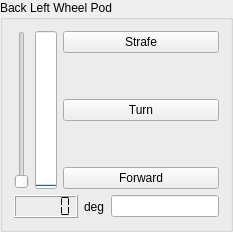
          <widget class="QGroupBox" name="groupBox_14">
           <property name="sizePolicy">
            <sizepolicy hsizetype="Preferred" vsizetype="Preferred">
             <horstretch>1</horstretch>
             <verstretch>1</verstretch>
            </sizepolicy>
           </property>
           <property name="focusPolicy">
            <enum>Qt::NoFocus</enum>
           </property>
           <property name="title">
            <string>Back Left Wheel Pod</string>
           </property>
           <layout class="QVBoxLayout" name="verticalLayout_41">
            <item>
             <layout class="QHBoxLayout" name="horizontalLayout_32">
              <item>
               <widget class="QSlider" name="slider_BackLeftWheelPod">
                <property name="focusPolicy">
                 <enum>Qt::NoFocus</enum>
                </property>
                <property name="minimum">
                 <number>0</number>
                </property>
                <property name="maximum">
                 <number>90</number>
                </property>
                <property name="value">
                 <number>0</number>
                </property>
                <property name="orientation">
                 <enum>Qt::Vertical</enum>
                </property>
               </widget>
              </item>
              <item>
               <widget class="QProgressBar" name="progressBar_BackLeftWheelPod">
                <property name="focusPolicy">
                 <enum>Qt::NoFocus</enum>
                </property>
                <property name="layoutDirection">
                 <enum>Qt::LeftToRight</enum>
                </property>
                <property name="maximum">
                 <number>90</number>
                </property>
                <property name="value">
                 <number>0</number>
                </property>
                <property name="textVisible">
                 <bool>true</bool>
                </property>
                <property name="orientation">
                 <enum>Qt::Vertical</enum>
                </property>
                <property name="textDirection">
                 <enum>QProgressBar::TopToBottom</enum>
                </property>
               </widget>
              </item>
              <item>
               <layout class="QVBoxLayout" name="verticalLayout_42">
                <item>
                 <widget class="QPushButton" name="pushButton_BackLeftWheelPodStrafe">
                  <property name="focusPolicy">
                   <enum>Qt::NoFocus</enum>
                  </property>
                  <property name="text">
                   <string>Strafe</string>
                  </property>
                 </widget>
                </item>
                <item>
                 <spacer name="verticalSpacer_28">
                  <property name="focusPolicy">
                   <enum>Qt::NoFocus</enum>
                  </property>
                  <property name="orientation">
                   <enum>Qt::Vertical</enum>
                  </property>
                  <property name="sizeHint" stdset="0">
                   <size>
                    <width>20</width>
                    <height>40</height>
                   </size>
                  </property>
                 </spacer>
                </item>
                <item>
                 <widget class="QPushButton" name="pushButton_BackLeftWheelPodTurn">
                  <property name="focusPolicy">
                   <enum>Qt::NoFocus</enum>
                  </property>
                  <property name="text">
                   <string>Turn</string>
                  </property>
                 </widget>
                </item>
                <item>
                 <spacer name="verticalSpacer_29">
                  <property name="focusPolicy">
                   <enum>Qt::NoFocus</enum>
                  </property>
                  <property name="orientation">
                   <enum>Qt::Vertical</enum>
                  </property>
                  <property name="sizeHint" stdset="0">
                   <size>
                    <width>20</width>
                    <height>40</height>
                   </size>
                  </property>
                 </spacer>
                </item>
                <item>
                 <widget class="QPushButton" name="pushButton_BackLeftWheelPodStraight">
                  <property name="focusPolicy">
                   <enum>Qt::NoFocus</enum>
                  </property>
                  <property name="text">
                   <string>Forward</string>
                  </property>
                 </widget>
                </item>
               </layout>
              </item>
             </layout>
            </item>
            <item>
             <layout class="QHBoxLayout" name="horizontalLayout_33">
              <item>
               <widget class="QLCDNumber" name="lcdNumber_BackLeftWheelPod">
                <property name="focusPolicy">
                 <enum>Qt::NoFocus</enum>
                </property>
                <property name="smallDecimalPoint">
                 <bool>false</bool>
                </property>
                <property name="segmentStyle">
                 <enum>QLCDNumber::Flat</enum>
                </property>
                <property name="value" stdset="0">
                 <double>0.000000000000000</double>
                </property>
               </widget>
              </item>
              <item>
               <widget class="QLabel" name="label_32">
                <property name="focusPolicy">
                 <enum>Qt::NoFocus</enum>
                </property>
                <property name="text">
                 <string>deg</string>
                </property>
               </widget>
              </item>
              <item>
               <widget class="IntEdit" name="lineEdit_BackLeftWheelPod"/>
              </item>
             </layout>
            </item>
           </layout>
          </widget>
